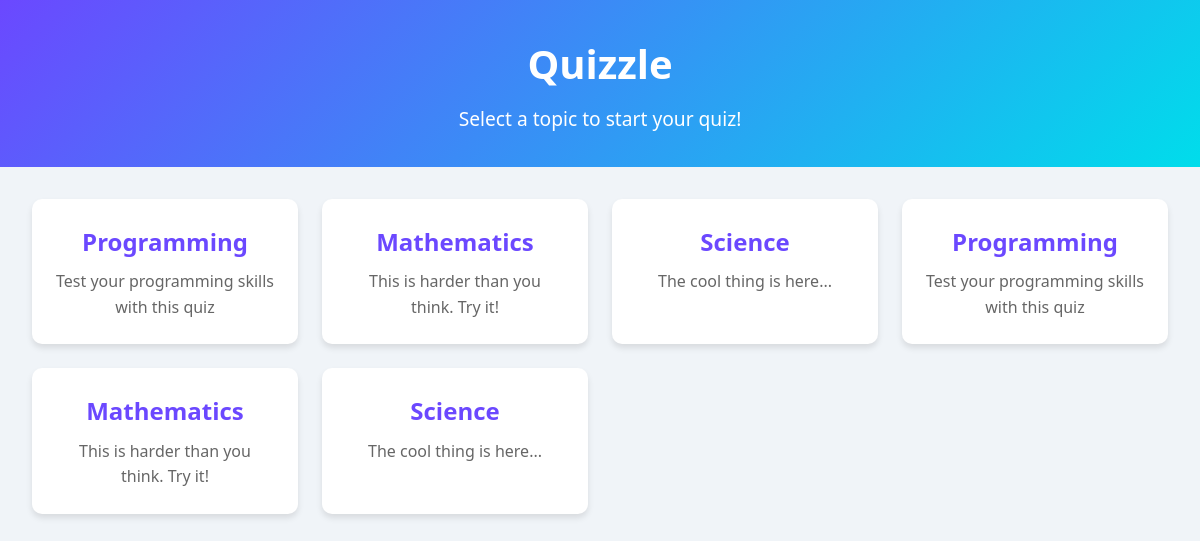
Page /quizzes (signed in) on the committed database.
### tables this page shows
CREATE TABLE quizzes (
        quiz_id INTEGER PRIMARY KEY AUTOINCREMENT,
        title TEXT NOT NULL,
        description TEXT NOT NULL
    );

### server.py (the view)
@app.route("/quizzes", methods = ["GET"])
def quizzes():
    if not session.get("username"):
        return redirect("/login")
    quizzes = db.get_quizzes()
    return render_template("quizzes.html", quizzes = quizzes)

### db.py (called while the page is built)
    def get_quizzes(self):
        cursor = self.conn.cursor()
        cursor.execute(queries.GET_QUIZZES)
        quizzes = cursor.fetchall()
        return quizzes

### templates/quizzes.html (shortened to what this page needs)
<!DOCTYPE html>
<html lang="en">
  <head>
    <link
      rel="stylesheet"
      href="{{ url_for('static', filename='quizzes.css') }}"
    />
  </head>
  <body>
    <header>
      <h1>Quizzle</h1>
      <p>Select a topic to start your quiz!</p>
    </header>
    <main>
      <div class="topics-container">
        {% for quiz_id, title, description in quizzes %}
        <a href="/questions?quiz_id={{ quiz_id }}" class="topic-card">
          <h2>{{ title }}</h2>
          <p>{{ description }}</p>
        </a>
        {% endfor %}
      </div>
    </main>
  </body>
</html>

### static/quizzes.css (style rules this page uses)
* { margin: 0; padding: 0; box-sizing: border-box; font-family: 'Segoe UI', Tahoma, Geneva, Verdana, sans-serif; }
body { background-color: #f0f4f8; color: #333; line-height: 1.6; }
header { text-align: center; padding: 2rem; background: linear-gradient(135deg, #6b48ff, #00ddeb); color: white; }
header h1 { font-size: 2.5rem; margin-bottom: 0.5rem; }
header p { font-size: 1.2rem; }
.topics-container { display: grid; grid-template-columns: repeat(auto-fit, minmax(250px, 1fr)); gap: 1.5rem; padding: 2rem; max-width: 1200px; margin: 0 auto; }
.topic-card { background: white; border-radius: 10px; padding: 1.5rem; text-align: center; text-decoration: none; color: #333; box-shadow: 0 4px 6px rgba(0, 0, 0, 0.1); transition: transform 0.3s, box-shadow 0.3s; }
.topic-card h2 { font-size: 1.5rem; margin-bottom: 0.5rem; color: #6b48ff; }
.topic-card p { font-size: 1rem; color: #666; }

### rows in the picture
quizzes: title "Programming", description "Test your programming skills with this quiz"
quizzes: title "Mathematics", description "This is harder than you think. Try it!"
quizzes: title "Science", description "The cool thing is here..."
quizzes: title "Programming", description "Test your programming skills with this quiz"
quizzes: title "Mathematics", description "This is harder than you think. Try it!"
quizzes: title "Science", description "The cool thing is here..."
